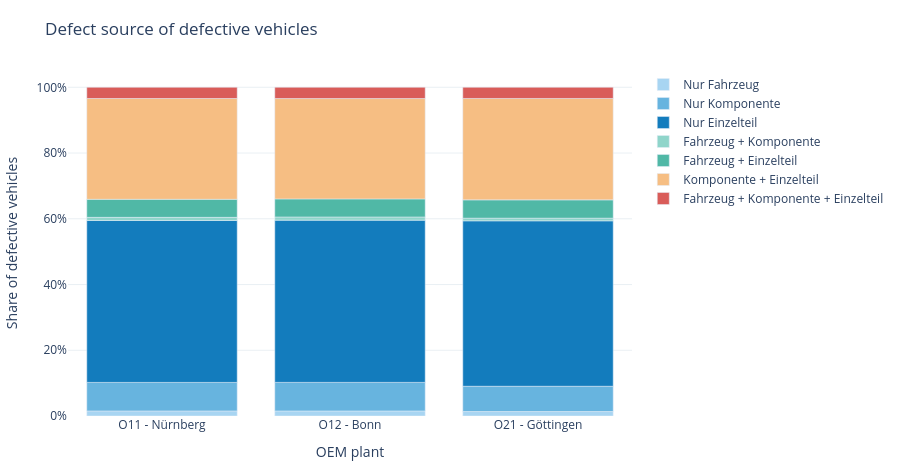

This figure's notebook cell:
### Markdown cell above
### Result

The direct vehicle rate is highest at O12 with 10.03%, followed by O11 with 10.01% and O21 with 9.91%. After component and part defects are included, O21 moves to the first position. The chosen defect definition therefore changes the plant ranking. Looking only at the vehicle file would lead to a different audit recommendation.

## 10.3 Defect Source at Vehicle Level

The following chart shows which of the three quality levels (vehicle, component, part), contribute to vehicles classified as effectively defective. The categories also include combinations because more than one defect source can occur in the same vehicle.

### Code cell
source_counts = (
    analysis_vehicles.loc[analysis_vehicles["Fehlerquelle"] != "Kein Fehler"]
    .groupby(["Werk_Label", "Fehlerquelle"], dropna=False)
    .size()
    .rename("Fahrzeuge")
    .reset_index()
)
source_counts["Anteil"] = source_counts["Fahrzeuge"] / source_counts.groupby(
    "Werk_Label"
)["Fahrzeuge"].transform("sum")

source_figure = px.bar(
    source_counts,
    x="Werk_Label",
    y="Anteil",
    color="Fehlerquelle",
    category_orders={"Fehlerquelle": SOURCE_ORDER},
    title="Defect source of defective vehicles",
    labels={
        "Werk_Label": "OEM plant",
        "Anteil": "Share of defective vehicles",
        "Fehlerquelle": "Defect source",
    },
    color_discrete_sequence=[
        "#A8D5F2",
        "#67B4DF",
        "#137CBD",
        "#8FD5CA",
        "#50B8A6",
        "#F6BE83",
        "#D95C59",
    ],
)
source_figure.update_traces(
    hovertemplate="%{fullData.name}<br>Share: %{y:.1%}<extra></extra>"
)
source_figure.update_yaxes(tickformat=".0%")
style_figure(source_figure, height=470)

### Figure 1 — Plotly figure (JSON) as saved in the notebook; plotly's stock layout.template omitted (floating-point values rounded to 4 significant figures)
{"data": [{"hovertemplate": "%{fullData.name}<br>Share: %{y:.1%}<extra></extra>", "legendgroup": "Nur Fahrzeug", "marker": {"color": "#A8D5F2", "pattern": {"shape": ""}}, "name": "Nur Fahrzeug", "orientation": "v", "showlegend": true, "textposition": "auto", "type": "bar", "x": ["O11 - Nürnberg", "O12 - Bonn", "O21 - Göttingen"], "xaxis": "x", "y": [0.01553, 0.01547, 0.0136], "yaxis": "y"}, {"hovertemplate": "%{fullData.name}<br>Share: %{y:.1%}<extra></extra>", "legendgroup": "Nur Komponente", "marker": {"color": "#67B4DF", "pattern": {"shape": ""}}, "name": "Nur Komponente", "orientation": "v", "showlegend": true, "textposition": "auto", "type": "bar", "x": ["O11 - Nürnberg", "O12 - Bonn", "O21 - Göttingen"], "xaxis": "x", "y": [0.08664, 0.08678, 0.0769], "yaxis": "y"}, {"hovertemplate": "%{fullData.name}<br>Share: %{y:.1%}<extra></extra>", "legendgroup": "Nur Einzelteil", "marker": {"color": "#137CBD", "pattern": {"shape": ""}}, "name": "Nur Einzelteil", "orientation": "v", "showlegend": true, "textposition": "auto", "type": "bar", "x": ["O11 - Nürnberg", "O12 - Bonn", "O21 - Göttingen"], "xaxis": "x", "y": [0.4927, 0.4936, 0.5032], "yaxis": "y"}, {"hovertemplate": "%{fullData.name}<br>Share: %{y:.1%}<extra></extra>", "legendgroup": "Fahrzeug + Komponente", "marker": {"color": "#8FD5CA", "pattern": {"shape": ""}}, "name": "Fahrzeug + Komponente", "orientation": "v", "showlegend": true, "textposition": "auto", "type": "bar", "x": ["O11 - Nürnberg", "O12 - Bonn", "O21 - Göttingen"], "xaxis": "x", "y": [0.009501, 0.009636, 0.008132], "yaxis": "y"}, {"hovertemplate": "%{fullData.name}<br>Share: %{y:.1%}<extra></extra>", "legendgroup": "Fahrzeug + Einzelteil", "marker": {"color": "#50B8A6", "pattern": {"shape": ""}}, "name": "Fahrzeug + Einzelteil", "orientation": "v", "showlegend": true, "textposition": "auto", "type": "bar", "x": ["O11 - Nürnberg", "O12 - Bonn", "O21 - Göttingen"], "xaxis": "x", "y": [0.05495, 0.05491, 0.05571], "yaxis": "y"}, {"hovertemplate": "%{fullData.name}<br>Share: %{y:.1%}<extra></extra>", "legendgroup": "Komponente + Einzelteil", "marker": {"color": "#F6BE83", "pattern": {"shape": ""}}, "name": "Komponente + Einzelteil", "orientation": "v", "showlegend": true, "textposition": "auto", "type": "bar", "x": ["O11 - Nürnberg", "O12 - Bonn", "O21 - Göttingen"], "xaxis": "x", "y": [0.3066, 0.3053, 0.3084], "yaxis": "y"}, {"hovertemplate": "%{fullData.name}<br>Share: %{y:.1%}<extra></extra>", "legendgroup": "Fahrzeug + Komponente + Einzelteil", "marker": {"color": "#D95C59", "pattern": {"shape": ""}}, "name": "Fahrzeug + Komponente + Einzelteil", "orientation": "v", "showlegend": true, "textposition": "auto", "type": "bar", "x": ["O11 - Nürnberg", "O12 - Bonn", "O21 - Göttingen"], "xaxis": "x", "y": [0.03409, 0.03426, 0.03399], "yaxis": "y"}], "layout": {"barmode": "relative", "height": 470, "legend": {"title": {"text": ""}, "tracegroupgap": 0}, "margin": {"b": 50, "l": 50, "r": 30, "t": 70}, "paper_bgcolor": "white", "plot_bgcolor": "white", "title": {"text": "Defect source of defective vehicles"}, "xaxis": {"anchor": "y", "domain": [0, 1], "showgrid": false, "title": {"text": "OEM plant"}}, "yaxis": {"anchor": "x", "domain": [0, 1], "gridcolor": "#EAF0F4", "tickformat": ".0%", "title": {"text": "Share of defective vehicles"}, "zeroline": false}}}
